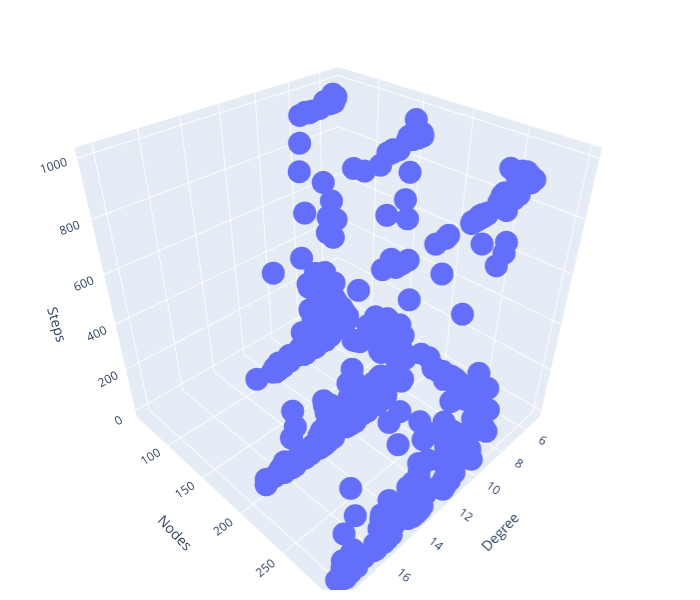

Here is the notebook cell this chart was saved with:
### Code cell
import plotly.graph_objects as go

import plotly.express as px

fig = px.scatter_3d([go.Scatter3d(x=alldegree, y=allnodes, z=allsteps,
                                   mode='markers')], x=alldegree, y=allnodes, z=allsteps)
# fig.update_layout(title='Scatterplot', autosize=True,
#                   width=1000, height=500,
#                   margin=dict(l=65, r=50, b=65, t=90))

fig.update_layout(scene = dict(
                    xaxis_title='Degree',
                    yaxis_title='Nodes',
                    zaxis_title='Steps'),
                    width=700,
                    margin=dict(r=20, b=10, l=10, t=10))
fig.show()
# z = z_data.values
# sh_0, sh_1 = z.shape
# x, y = np.linspace(0, 1, sh_0), np.linspace(0, 1, sh_1)
# fig = go.Figure(data=[go.Surface(z=allnodes, x=alldegree, y=allsteps)])
# fig.update_layout(title='Mt Bruno Elevation', autosize=True,
#                   width=1000, height=500,
#                   margin=dict(l=65, r=50, b=65, t=90))
# fig.show()

### Figure 1 — Plotly figure (JSON) as saved in the notebook; plotly's stock layout.template omitted (floating-point values rounded to 4 significant figures; data arrays with more than 128 entries replaced by an {"elided": "..."} marker saying what was removed)
{"data": [{"hoverlabel": {"namelength": 0}, "hovertemplate": "x=%{x}<br>y=%{y}<br>z=%{z}", "legendgroup": "", "marker": {"color": "#636efa", "symbol": "circle"}, "mode": "markers", "name": "", "scene": "scene", "showlegend": false, "type": "scatter3d", "x": {"elided": "779 float values"}, "y": {"elided": "779 int values"}, "z": {"elided": "779 float values"}}], "layout": {"height": 600, "legend": {"tracegroupgap": 0}, "margin": {"b": 10, "l": 10, "r": 20, "t": 10}, "scene": {"domain": {"x": [0, 0.98], "y": [0, 1]}, "xaxis": {"title": {"text": "Degree"}}, "yaxis": {"title": {"text": "Nodes"}}, "zaxis": {"title": {"text": "Steps"}}}, "width": 700}}
